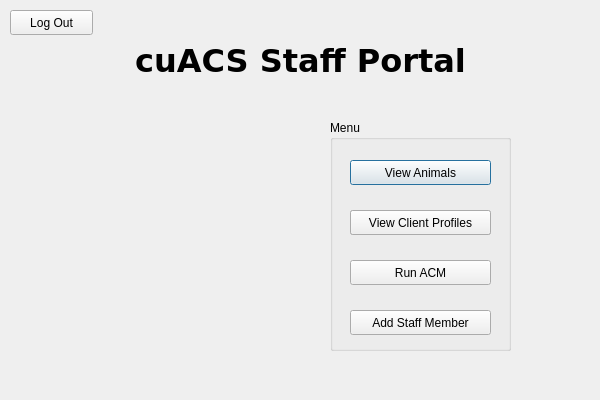
<?xml version="1.0" encoding="UTF-8"?>
<ui version="4.0">
 <class>menu</class>
 <widget class="QDialog" name="menu">
  <property name="geometry">
   <rect>
    <x>0</x>
    <y>0</y>
    <width>600</width>
    <height>400</height>
   </rect>
  </property>
  <property name="maximumSize">
   <size>
    <width>600</width>
    <height>400</height>
   </size>
  </property>
  <property name="windowTitle">
   <string>Staff Portal</string>
  </property>
  <widget class="QLabel" name="label">
   <property name="geometry">
    <rect>
     <x>120</x>
     <y>20</y>
     <width>361</width>
     <height>81</height>
    </rect>
   </property>
   <property name="font">
    <font>
     <family>DejaVu Sans</family>
     <pointsize>24</pointsize>
     <weight>75</weight>
     <bold>true</bold>
    </font>
   </property>
   <property name="text">
    <string>cuACS Staff Portal</string>
   </property>
   <property name="alignment">
    <set>Qt::AlignCenter</set>
   </property>
  </widget>
  <widget class="QLabel" name="label_2">
   <property name="geometry">
    <rect>
     <x>100</x>
     <y>130</y>
     <width>171</width>
     <height>221</height>
    </rect>
   </property>
   <property name="maximumSize">
    <size>
     <width>400</width>
     <height>600</height>
    </size>
   </property>
   <property name="text">
    <string/>
   </property>
   <property name="pixmap">
    <pixmap>logo.png</pixmap>
   </property>
   <property name="scaledContents">
    <bool>true</bool>
   </property>
  </widget>
  <widget class="QGroupBox" name="groupBox">
   <property name="geometry">
    <rect>
     <x>330</x>
     <y>120</y>
     <width>181</width>
     <height>231</height>
    </rect>
   </property>
   <property name="title">
    <string>Menu</string>
   </property>
   <widget class="QPushButton" name="viewAnimalsButton">
    <property name="geometry">
     <rect>
      <x>20</x>
      <y>40</y>
      <width>141</width>
      <height>25</height>
     </rect>
    </property>
    <property name="text">
     <string>View Animals</string>
    </property>
   </widget>
   <widget class="QPushButton" name="viewClientsButton">
    <property name="geometry">
     <rect>
      <x>20</x>
      <y>90</y>
      <width>141</width>
      <height>25</height>
     </rect>
    </property>
    <property name="text">
     <string>View Client Profiles</string>
    </property>
   </widget>
   <widget class="QPushButton" name="acmButton">
    <property name="geometry">
     <rect>
      <x>20</x>
      <y>140</y>
      <width>141</width>
      <height>25</height>
     </rect>
    </property>
    <property name="text">
     <string>Run ACM</string>
    </property>
   </widget>
   <widget class="QPushButton" name="addStaffButton">
    <property name="geometry">
     <rect>
      <x>20</x>
      <y>190</y>
      <width>141</width>
      <height>25</height>
     </rect>
    </property>
    <property name="text">
     <string>Add Staff Member</string>
    </property>
   </widget>
   <widget class="QPushButton" name="editProfileButton">
    <property name="geometry">
     <rect>
      <x>20</x>
      <y>90</y>
      <width>141</width>
      <height>25</height>
     </rect>
    </property>
    <property name="text">
     <string>Edit Profile</string>
    </property>
   </widget>
   <zorder>editProfileButton</zorder>
   <zorder>viewAnimalsButton</zorder>
   <zorder>viewClientsButton</zorder>
   <zorder>acmButton</zorder>
   <zorder>addStaffButton</zorder>
  </widget>
  <widget class="QPushButton" name="logOut">
   <property name="geometry">
    <rect>
     <x>10</x>
     <y>10</y>
     <width>83</width>
     <height>25</height>
    </rect>
   </property>
   <property name="text">
    <string>Log Out</string>
   </property>
  </widget>
  <zorder>groupBox</zorder>
  <zorder>label</zorder>
  <zorder>label_2</zorder>
  <zorder>logOut</zorder>
 </widget>
 <resources/>
 <connections/>
</ui>
